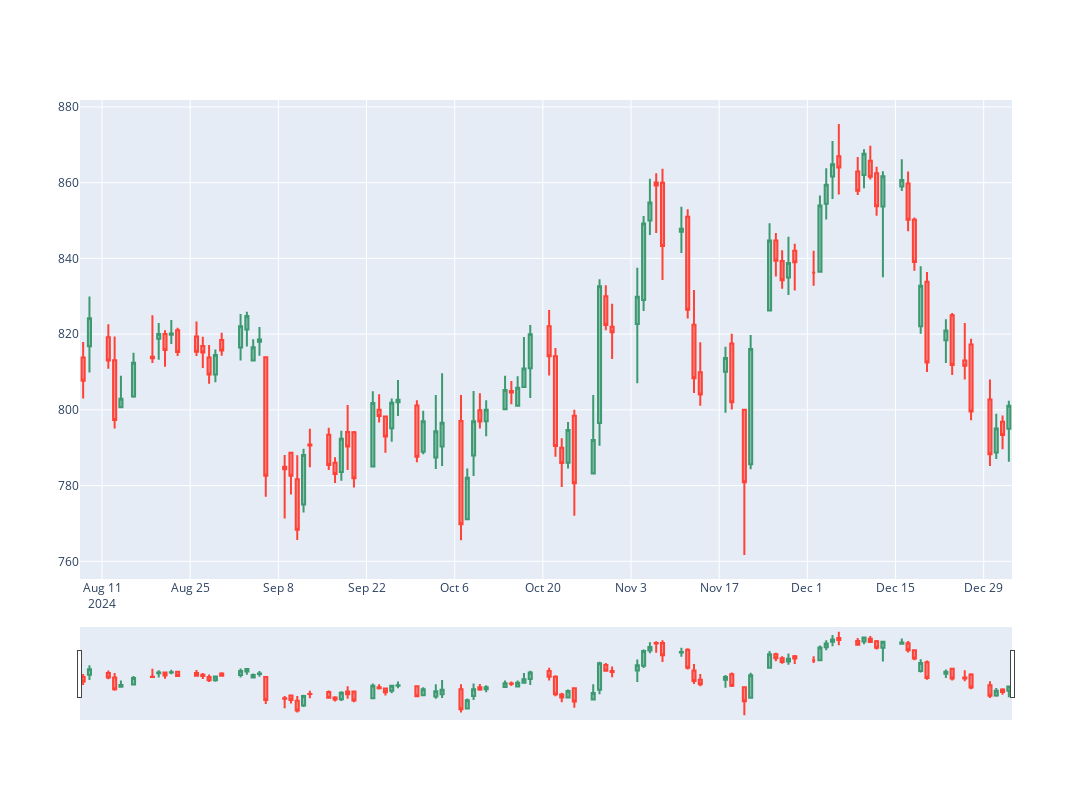

Notebook source saved alongside this figure:
### Code cell
fig = go.Figure(
    data = [
        go.Candlestick(
            x = df.index,
            open = df["1. open"],
            high = df["2. high"],
            low = df["3. low"],
            close = df["4. close"] 
        )
    ]
)

fig.update_layout(width=1200, height=800)

fig.show()
